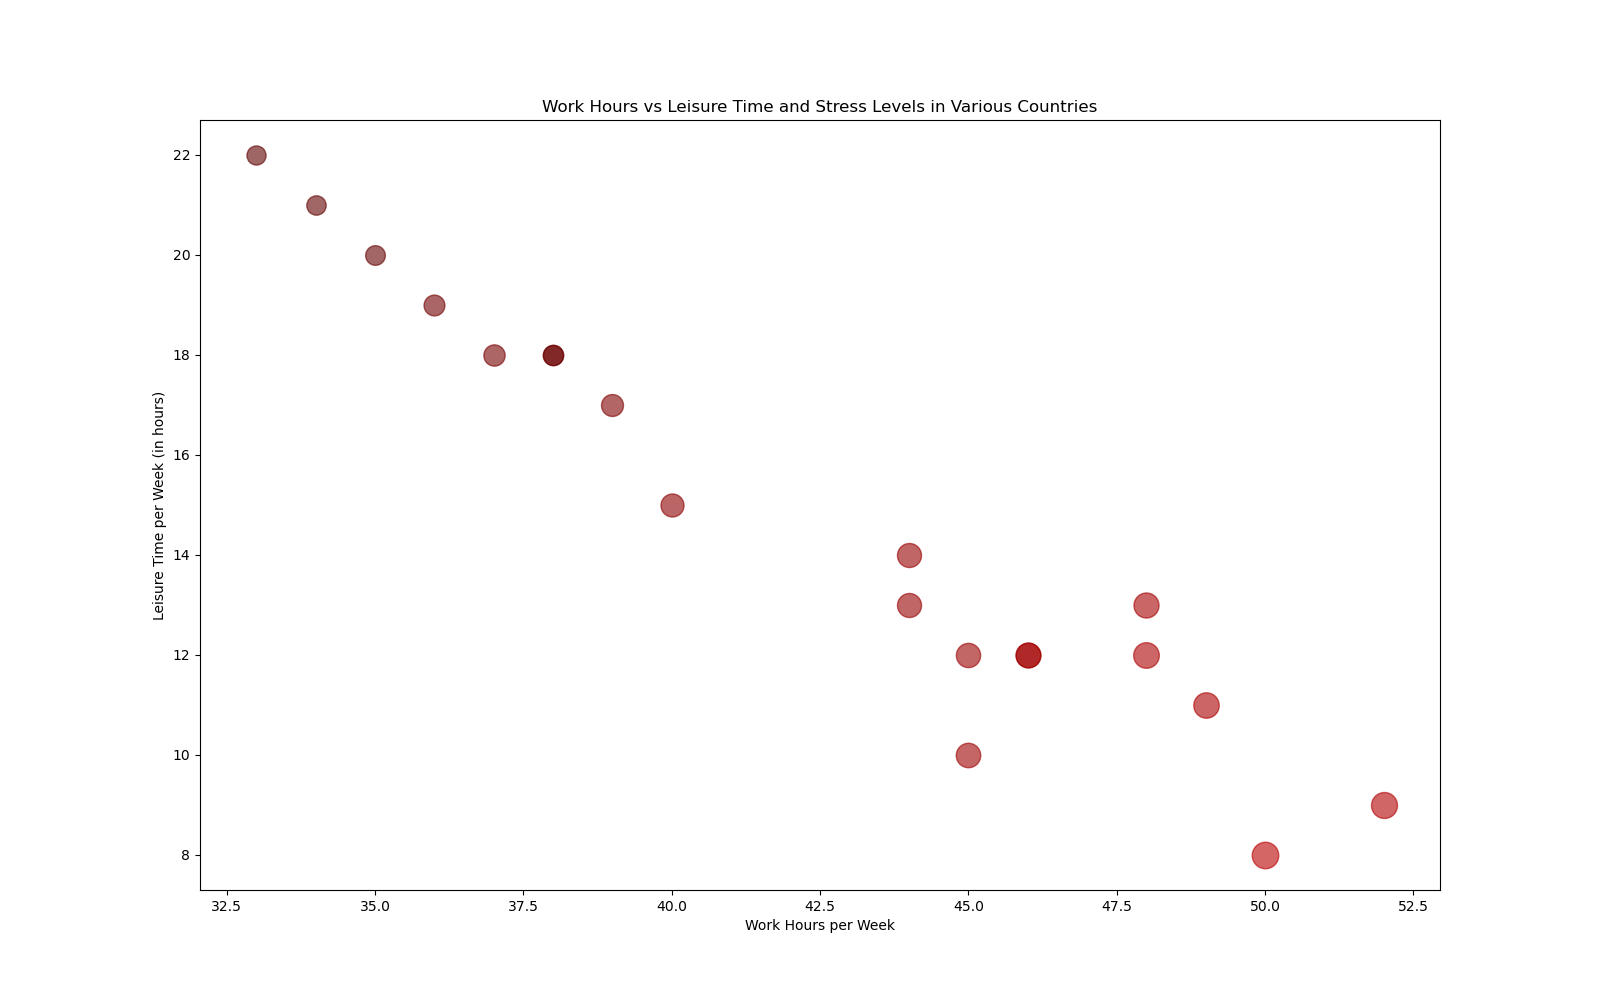

Write the Python code that produced this figure.

import matplotlib.pyplot as plt
import pandas as pd

data = pd.DataFrame({
    'Country': ['United States', 'China', 'Japan', 'Germany', 'India', 'United Kingdom',
                'France', 'Brazil', 'Italy', 'Canada', 'South Korea', 'Russia',
                'Australia', 'Mexico', 'Indonesia', 'Netherlands', 'Saudi Arabia',
                'Turkey', 'Switzerland', 'Taiwan'],
    'Stress Level': [5.5, 6.2, 7.3, 4.2, 6.8, 5.0, 4.0, 6.0, 4.5, 4.7, 7.0, 6.3, 4.3, 6.5, 6.7, 3.9, 6.0, 6.1, 3.8, 6.4],
    'Work Hours (per week)': [40, 45, 50, 38, 48, 39, 35, 44, 36, 37, 52, 46, 38, 48, 49, 34, 44, 45, 33, 46],
    'Leisure Time (per week)': [15, 10, 8, 18, 12, 17, 20, 14, 19, 18, 9, 12, 18, 13, 11, 21, 13, 12, 22, 12]
})

plt.figure(figsize=(16, 10))

for i in range(len(data)):
    plt.scatter(data['Work Hours (per week)'][i], data['Leisure Time (per week)'][i], 
                s=data['Stress Level'][i]*50, 
                alpha=0.6, 
                c=f'#{int(255*(data["Stress Level"][i]/10)):02x}0000')

plt.xlabel('Work Hours per Week')
plt.ylabel('Leisure Time per Week (in hours)')
plt.title('Work Hours vs Leisure Time and Stress Levels in Various Countries')

plt.show()
